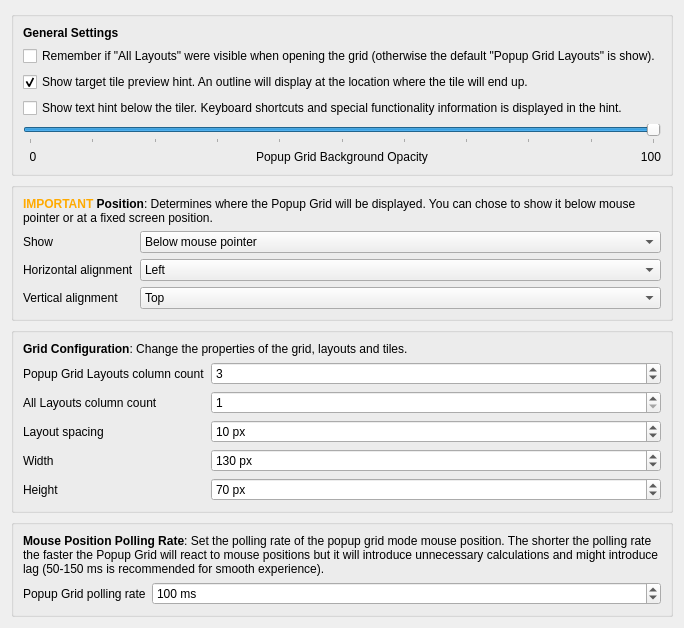
     <widget class="QWidget" name="tab_2">
      <attribute name="icon">
       <iconset theme="edit-select-all"/>
      </attribute>
      <attribute name="title">
       <string>Popup Grid - Tab 1</string>
      </attribute>
      <layout class="QVBoxLayout" name="verticalLayout_8">
       <item>
        <widget class="QGroupBox" name="groupBox_5">
         <property name="title">
          <string/>
         </property>
         <layout class="QVBoxLayout" name="verticalLayout_13">
          <item>
           <widget class="QLabel" name="label_56">
            <property name="text">
             <string>&lt;html&gt;&lt;head/&gt;&lt;body&gt;&lt;p&gt;&lt;span style=&quot; font-weight:700;&quot;&gt;General Settings&lt;/span&gt;&lt;/p&gt;&lt;/body&gt;&lt;/html&gt;</string>
            </property>
           </widget>
          </item>
          <item>
           <widget class="QCheckBox" name="kcfg_rememberAllLayouts">
            <property name="text">
             <string>Remember if &quot;All Layouts&quot; were visible when opening the grid (otherwise the default &quot;Popup Grid Layouts&quot; is show).</string>
            </property>
           </widget>
          </item>
          <item>
           <widget class="QCheckBox" name="kcfg_showTargetTileHint">
            <property name="text">
             <string>Show target tile preview hint. An outline will display at the location where the tile will end up.</string>
            </property>
            <property name="checked">
             <bool>true</bool>
            </property>
           </widget>
          </item>
          <item>
           <widget class="QCheckBox" name="kcfg_showTextHint">
            <property name="text">
             <string>Show text hint below the tiler. Keyboard shortcuts and special functionality information is displayed in the hint.</string>
            </property>
           </widget>
          </item>
          <item>
           <widget class="QSlider" name="kcfg_gridTilerOpacity">
            <property name="minimum">
             <number>0</number>
            </property>
            <property name="maximum">
             <number>100</number>
            </property>
            <property name="singleStep">
             <number>10</number>
            </property>
            <property name="value">
             <number>100</number>
            </property>
            <property name="orientation">
             <enum>Qt::Orientation::Horizontal</enum>
            </property>
            <property name="tickPosition">
             <enum>QSlider::TickPosition::TicksBelow</enum>
            </property>
           </widget>
          </item>
          <item>
           <layout class="QHBoxLayout" name="horizontalLayout_15">
            <item>
             <widget class="QLabel" name="label_85">
              <property name="text">
               <string>  0</string>
              </property>
             </widget>
            </item>
            <item>
             <widget class="QLabel" name="label_87">
              <property name="text">
               <string>Popup Grid Background Opacity</string>
              </property>
              <property name="alignment">
               <set>Qt::AlignmentFlag::AlignCenter</set>
              </property>
             </widget>
            </item>
            <item>
             <widget class="QLabel" name="label_86">
              <property name="text">
               <string>100</string>
              </property>
              <property name="alignment">
               <set>Qt::AlignmentFlag::AlignRight|Qt::AlignmentFlag::AlignTrailing|Qt::AlignmentFlag::AlignVCenter</set>
              </property>
             </widget>
            </item>
           </layout>
          </item>
         </layout>
        </widget>
       </item>
       <item>
        <widget class="QGroupBox" name="groupBox_7">
         <property name="title">
          <string/>
         </property>
         <layout class="QVBoxLayout" name="verticalLayout_16">
          <item>
           <widget class="QLabel" name="label_24">
            <property name="text">
             <string>&lt;html&gt;&lt;head/&gt;&lt;body&gt;&lt;p&gt;&lt;span style=&quot; font-weight:700; color:#ffaa00;&quot;&gt;IMPORTANT&lt;/span&gt;&lt;span style=&quot; font-weight:700;&quot;&gt; Position&lt;/span&gt;: Determines where the Popup Grid will be displayed. You can chose to show it below mouse pointer or at a fixed screen position.&lt;/p&gt;&lt;/body&gt;&lt;/html&gt;</string>
            </property>
            <property name="wordWrap">
             <bool>true</bool>
            </property>
           </widget>
          </item>
          <item>
           <layout class="QFormLayout" name="formLayout_5">
            <item row="0" column="0">
             <widget class="QLabel" name="label_39">
              <property name="text">
               <string>Show</string>
              </property>
             </widget>
            </item>
            <item row="1" column="0">
             <widget class="QLabel" name="label_40">
              <property name="text">
               <string>Horizontal alignment</string>
              </property>
             </widget>
            </item>
            <item row="2" column="0">
             <widget class="QLabel" name="label_41">
              <property name="text">
               <string>Vertical alignment</string>
              </property>
             </widget>
            </item>
            <item row="0" column="1">
             <widget class="QComboBox" name="kcfg_popupGridAt">
              <property name="sizePolicy">
               <sizepolicy hsizetype="Expanding" vsizetype="Fixed">
                <horstretch>0</horstretch>
                <verstretch>0</verstretch>
               </sizepolicy>
              </property>
              <item>
               <property name="text">
                <string>Below mouse pointer</string>
               </property>
              </item>
              <item>
               <property name="text">
                <string>At fixed screen position</string>
               </property>
              </item>
             </widget>
            </item>
            <item row="1" column="1">
             <widget class="QComboBox" name="kcfg_horizontalAlignment">
              <property name="sizePolicy">
               <sizepolicy hsizetype="Expanding" vsizetype="Fixed">
                <horstretch>0</horstretch>
                <verstretch>0</verstretch>
               </sizepolicy>
              </property>
              <item>
               <property name="text">
                <string>Left</string>
               </property>
              </item>
              <item>
               <property name="text">
                <string>Center</string>
               </property>
              </item>
              <item>
               <property name="text">
                <string>Right</string>
               </property>
              </item>
             </widget>
            </item>
            <item row="2" column="1">
             <widget class="QComboBox" name="kcfg_verticalAlignment">
              <property name="sizePolicy">
               <sizepolicy hsizetype="Expanding" vsizetype="Fixed">
                <horstretch>0</horstretch>
                <verstretch>0</verstretch>
               </sizepolicy>
              </property>
              <item>
               <property name="text">
                <string>Top</string>
               </property>
              </item>
              <item>
               <property name="text">
                <string>Center</string>
               </property>
              </item>
              <item>
               <property name="text">
                <string>Bottom</string>
               </property>
              </item>
             </widget>
            </item>
           </layout>
          </item>
         </layout>
        </widget>
       </item>
       <item>
        <widget class="QGroupBox" name="groupBox_4">
         <property name="enabled">
          <bool>true</bool>
         </property>
         <property name="title">
          <string/>
         </property>
         <layout class="QVBoxLayout" name="verticalLayout_12">
          <item>
           <widget class="QLabel" name="label_32">
            <property name="text">
             <string>&lt;html&gt;&lt;head/&gt;&lt;body&gt;&lt;p&gt;&lt;span style=&quot; font-weight:700;&quot;&gt;Grid Configuration&lt;/span&gt;: Change the properties of the grid, layouts and tiles.&lt;/p&gt;&lt;/body&gt;&lt;/html&gt;</string>
            </property>
           </widget>
          </item>
          <item>
           <layout class="QFormLayout" name="formLayout_2">
            <item row="0" column="0">
             <widget class="QLabel" name="label_33">
              <property name="text">
               <string>Popup Grid Layouts column count</string>
              </property>
             </widget>
            </item>
            <item row="2" column="0">
             <widget class="QLabel" name="label_34">
              <property name="text">
               <string>Layout spacing</string>
              </property>
             </widget>
            </item>
            <item row="3" column="0">
             <widget class="QLabel" name="label_35">
              <property name="text">
               <string>Width</string>
              </property>
             </widget>
            </item>
            <item row="4" column="0">
             <widget class="QLabel" name="label_36">
              <property name="text">
               <string>Height</string>
              </property>
             </widget>
            </item>
            <item row="0" column="1">
             <widget class="QSpinBox" name="kcfg_gridColumns">
              <property name="sizePolicy">
               <sizepolicy hsizetype="MinimumExpanding" vsizetype="Fixed">
                <horstretch>0</horstretch>
                <verstretch>0</verstretch>
               </sizepolicy>
              </property>
              <property name="minimum">
               <number>1</number>
              </property>
              <property name="maximum">
               <number>10</number>
              </property>
              <property name="value">
               <number>3</number>
              </property>
             </widget>
            </item>
            <item row="2" column="1">
             <widget class="QSpinBox" name="kcfg_gridSpacing">
              <property name="sizePolicy">
               <sizepolicy hsizetype="MinimumExpanding" vsizetype="Fixed">
                <horstretch>0</horstretch>
                <verstretch>0</verstretch>
               </sizepolicy>
              </property>
              <property name="suffix">
               <string> px</string>
              </property>
              <property name="minimum">
               <number>1</number>
              </property>
              <property name="maximum">
               <number>15</number>
              </property>
              <property name="value">
               <number>10</number>
              </property>
             </widget>
            </item>
            <item row="3" column="1">
             <widget class="QSpinBox" name="kcfg_gridWidth">
              <property name="sizePolicy">
               <sizepolicy hsizetype="MinimumExpanding" vsizetype="Fixed">
                <horstretch>0</horstretch>
                <verstretch>0</verstretch>
               </sizepolicy>
              </property>
              <property name="suffix">
               <string> px</string>
              </property>
              <property name="minimum">
               <number>60</number>
              </property>
              <property name="maximum">
               <number>250</number>
              </property>
              <property name="singleStep">
               <number>5</number>
              </property>
              <property name="value">
               <number>130</number>
              </property>
             </widget>
            </item>
            <item row="4" column="1">
             <widget class="QSpinBox" name="kcfg_gridHeight">
              <property name="sizePolicy">
               <sizepolicy hsizetype="MinimumExpanding" vsizetype="Fixed">
                <horstretch>0</horstretch>
                <verstretch>0</verstretch>
               </sizepolicy>
              </property>
              <property name="suffix">
               <string> px</string>
              </property>
              <property name="minimum">
               <number>60</number>
              </property>
              <property name="maximum">
               <number>250</number>
              </property>
              <property name="singleStep">
               <number>5</number>
              </property>
              <property name="value">
               <number>70</number>
              </property>
             </widget>
            </item>
            <item row="1" column="0">
             <widget class="QLabel" name="label_50">
              <property name="text">
               <string>All Layouts column count</string>
              </property>
             </widget>
            </item>
            <item row="1" column="1">
             <widget class="QSpinBox" name="kcfg_gridAllColumns">
              <property name="sizePolicy">
               <sizepolicy hsizetype="MinimumExpanding" vsizetype="Fixed">
                <horstretch>0</horstretch>
                <verstretch>0</verstretch>
               </sizepolicy>
              </property>
              <property name="minimum">
               <number>1</number>
              </property>
              <property name="maximum">
               <number>10</number>
              </property>
             </widget>
            </item>
           </layout>
          </item>
         </layout>
        </widget>
       </item>
       <item>
        <widget class="QGroupBox" name="groupBox_2">
         <property name="enabled">
          <bool>true</bool>
         </property>
         <property name="title">
          <string/>
         </property>
         <layout class="QVBoxLayout" name="verticalLayout_10">
          <item>
           <widget class="QLabel" name="label_21">
            <property name="text">
             <string>&lt;html&gt;&lt;head/&gt;&lt;body&gt;&lt;p&gt;&lt;span style=&quot; font-weight:700;&quot;&gt;Mouse Position Polling Rate&lt;/span&gt;: Set the polling rate of the popup grid mode mouse position. The shorter the polling rate the faster the Popup Grid will react to mouse positions but it will introduce unnecessary calculations and might introduce lag (50-150 ms is recommended for smooth experience).&lt;/p&gt;&lt;/body&gt;&lt;/html&gt;</string>
            </property>
            <property name="wordWrap">
             <bool>true</bool>
            </property>
           </widget>
          </item>
          <item>
           <layout class="QHBoxLayout" name="horizontalLayout_5">
            <item>
             <widget class="QLabel" name="label_38">
              <property name="text">
               <string>Popup Grid polling rate</string>
              </property>
             </widget>
            </item>
            <item>
             <widget class="QSpinBox" name="kcfg_popupGridPollingRate">
              <property name="sizePolicy">
               <sizepolicy hsizetype="MinimumExpanding" vsizetype="Fixed">
                <horstretch>0</horstretch>
                <verstretch>0</verstretch>
               </sizepolicy>
              </property>
              <property name="suffix">
               <string> ms</string>
              </property>
              <property name="minimum">
               <number>30</number>
              </property>
              <property name="maximum">
               <number>1000</number>
              </property>
              <property name="singleStep">
               <number>10</number>
              </property>
              <property name="value">
               <number>100</number>
              </property>
             </widget>
            </item>
           </layout>
          </item>
         </layout>
        </widget>
       </item>
       <item>
        <spacer name="verticalSpacer_2">
         <property name="orientation">
          <enum>Qt::Orientation::Vertical</enum>
         </property>
         <property name="sizeType">
          <enum>QSizePolicy::Policy::MinimumExpanding</enum>
         </property>
         <property name="sizeHint" stdset="0">
          <size>
           <width>0</width>
           <height>0</height>
          </size>
         </property>
        </spacer>
       </item>
      </layout>
     </widget>
